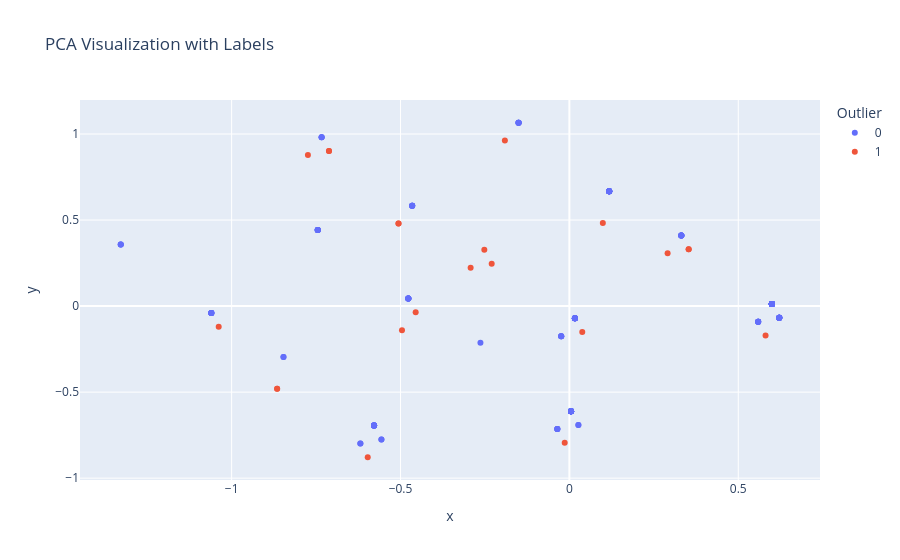

The notebook cell saved with this chart:
### Code cell
##################################
# Projecting high-dimensional encoded categorical data
# into two principal components for variance-driven visualization
# with label coloring applied
##################################
plot_pca(thyroid_cancer_train_EDA, label_col=label_col)

### Figure 1 — Plotly figure (JSON) as saved in the notebook; plotly's stock layout.template omitted (floating-point values rounded to 4 significant figures; data arrays with more than 128 entries replaced by an {"elided": "..."} marker saying what was removed)
{"data": [{"hovertemplate": "Outlier=0<br>x=%{x}<br>y=%{y}<extra></extra>", "legendgroup": "0", "marker": {"color": "#636efa", "symbol": "circle"}, "mode": "markers", "name": "0", "orientation": "v", "showlegend": true, "type": "scatter", "x": {"elided": "182 float values"}, "xaxis": "x", "y": {"elided": "182 float values"}, "yaxis": "y"}, {"hovertemplate": "Outlier=1<br>x=%{x}<br>y=%{y}<extra></extra>", "legendgroup": "1", "marker": {"color": "#EF553B", "symbol": "circle"}, "mode": "markers", "name": "1", "orientation": "v", "showlegend": true, "type": "scatter", "x": [-0.2519, -0.7742, -0.7118, 0.3532, -0.8653, 0.03817, 0.2908, -0.23, -0.506, 0.09903, -0.8653, -0.7118, -0.5971, -1.038, -0.4551, -0.2924, 0.3532, -0.191, -0.01389, 0.5808, -0.4957, -0.506], "xaxis": "x", "y": [0.327, 0.8778, 0.9015, 0.3308, -0.4805, -0.1512, 0.307, 0.2468, 0.4797, 0.4836, -0.4805, 0.9015, -0.8785, -0.1199, -0.03597, 0.2231, 0.3308, 0.9617, -0.7945, -0.1711, -0.1398, 0.4797], "yaxis": "y"}], "layout": {"legend": {"title": {"text": "Outlier"}, "tracegroupgap": 0}, "title": {"text": "PCA Visualization with Labels"}, "xaxis": {"anchor": "y", "domain": [0, 1], "title": {"text": "x"}}, "yaxis": {"anchor": "x", "domain": [0, 1], "title": {"text": "y"}}}}
